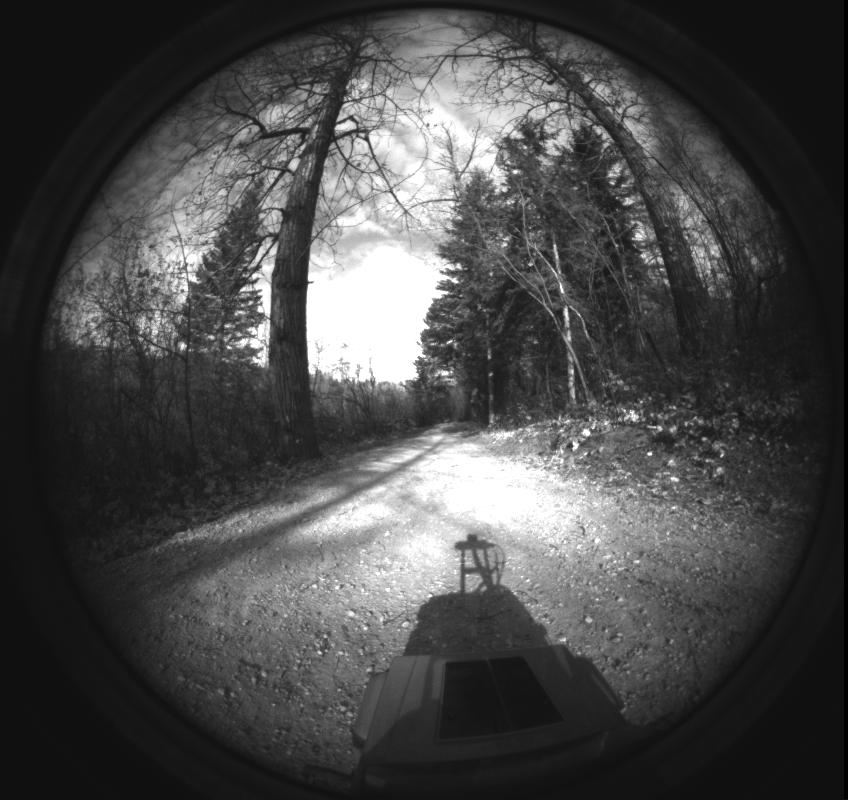
#> input picture LB/1990_image.jpg, 848 x 800 px
$ python mask_demo.py 1990_image.jpg
#> lines starting #> are read from the running program, lines starting #| are printed output that depends on the picture; after the words box and inside, x2 and y2 are one past the last pixel; in counts of white or black regions, pixels touching at a corner belong together
import cv2 as cv
import numpy as np
import sys, os

def mask(filename):
    # Mask with circle
#> called with filename = '1990_image.jpg'
    im = cv.imread(filename)
#> im is the input picture: shape (800, 848, 3); min 0, max 255, mean 73.6
    height,width,depth = im.shape
#> height = 800; width = 848; depth = 3
    print (height,width,depth)
#| 800 848 3
    cv.imshow("image", im)
    gray = cv.cvtColor(im,cv.COLOR_RGB2GRAY)
    height,width = gray.shape
    print (height,width,depth)
#| 800 848 3
    cv.imshow("gray", gray)
    cv.waitKey(0)
    clahe = cv.createCLAHE(clipLimit=2.0, tileGridSize=(8,8))
    cli = clahe.apply(gray)
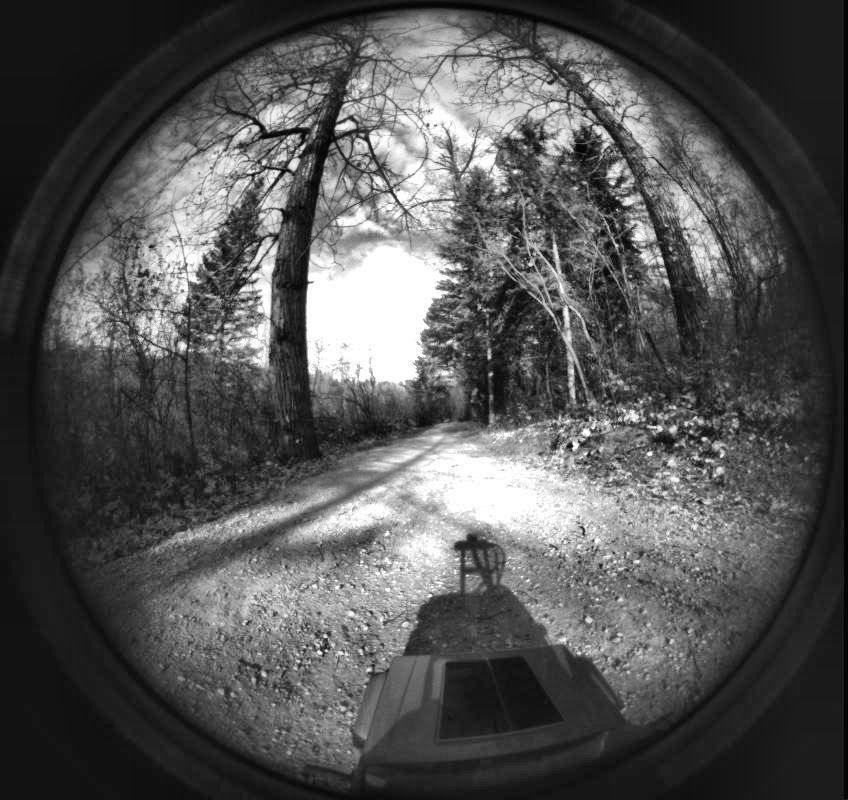
#> cli: shape (800, 848); min 0, max 255, mean 84.6
    cv.imshow("gray", gray)
    cv.imshow("cli", cli)
    cv.waitKey(0)
    im2 = cv.cvtColor(cli,cv.COLOR_GRAY2RGB)
    circle_img = np.zeros((height,width), np.uint8)
    cv.circle(circle_img,(int(width/2),int(height/2)),int(height/2),1,-1)
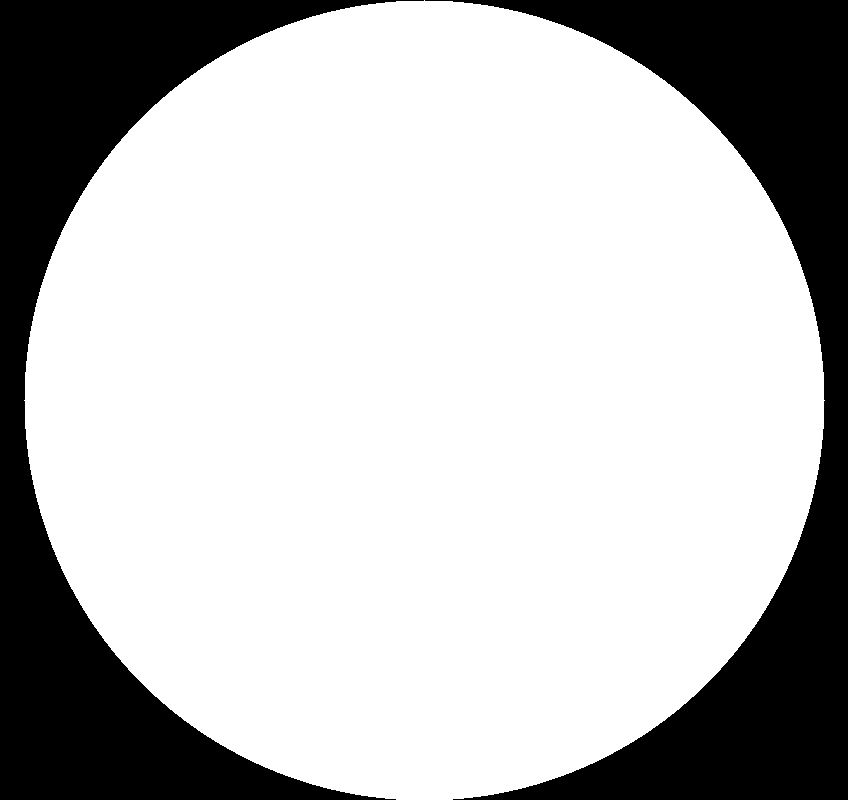
#> circle_img: shape (800, 848); values 0 (black) and 1 (white), 74.1% white; 2 black regions, box (x1, y1, x2, y2) and area: (0, 0, 424, 800) 88288, (425, 0, 848, 800) 87488
    masked_img = cv.bitwise_and(im2, im2, mask=circle_img)
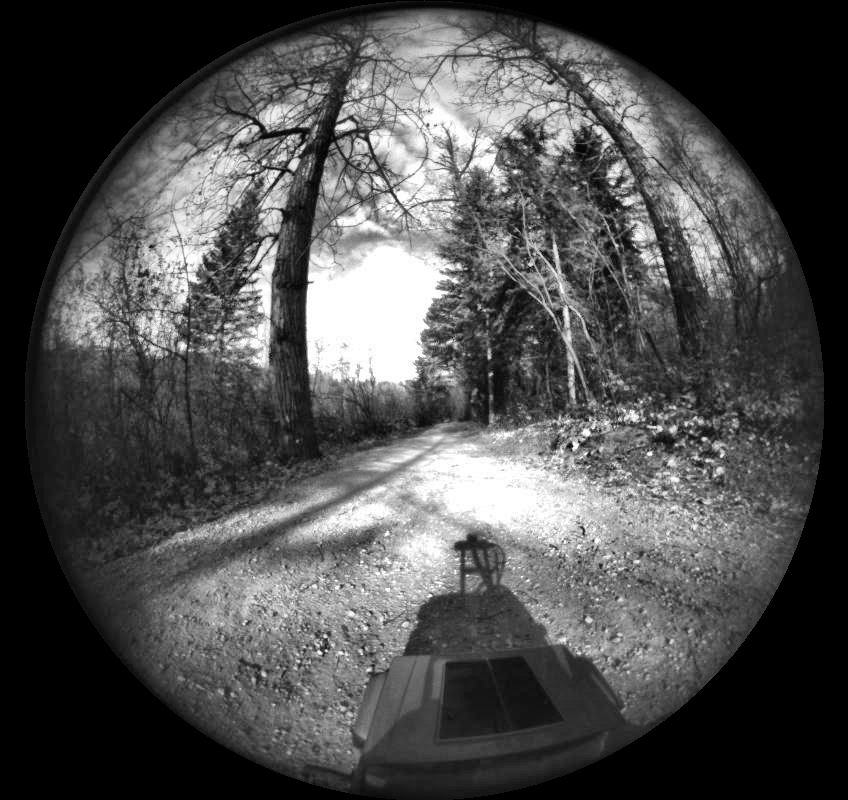
#> masked_img: shape (800, 848, 3); min 0, max 255, mean 78.2


    # mask off an additional rectangle
    mask = np.zeros((height,width), np.uint8)
    mask[:,:] = 1
    clip = int(height * .75)
#> clip = 600
    cv.rectangle(mask,(350,clip),(650,height),(0,0,0),-1)
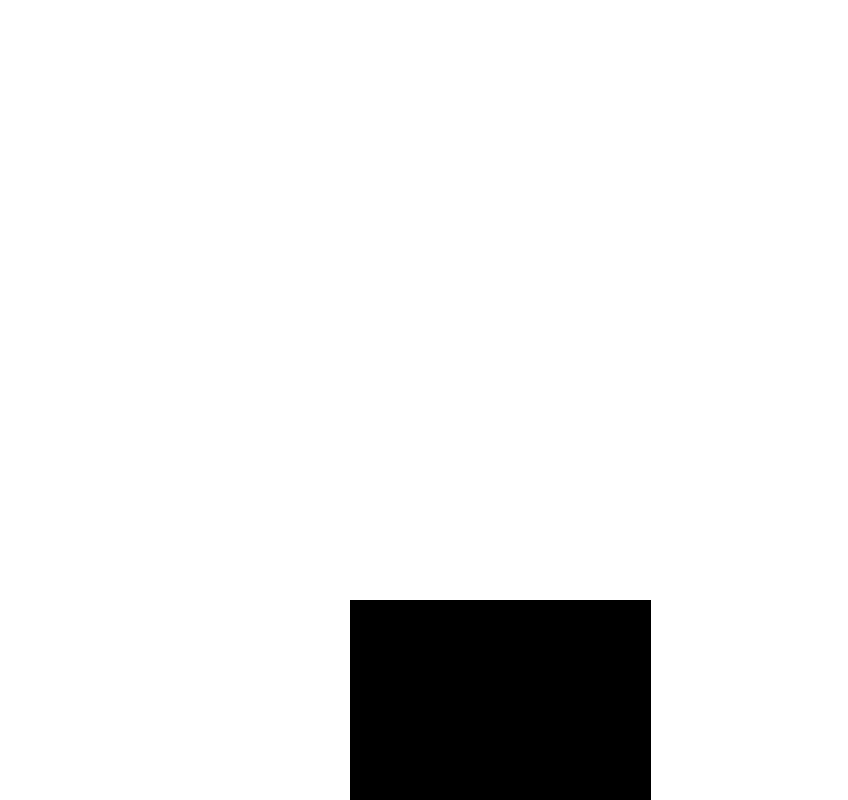
#> mask: shape (800, 848); values 0 (black) and 1 (white), 91.1% white; 1 black region, box (x1, y1, x2, y2) and area: (350, 600, 651, 800) 60200
    masked_img2 = cv.bitwise_and(masked_img,masked_img,mask = mask)
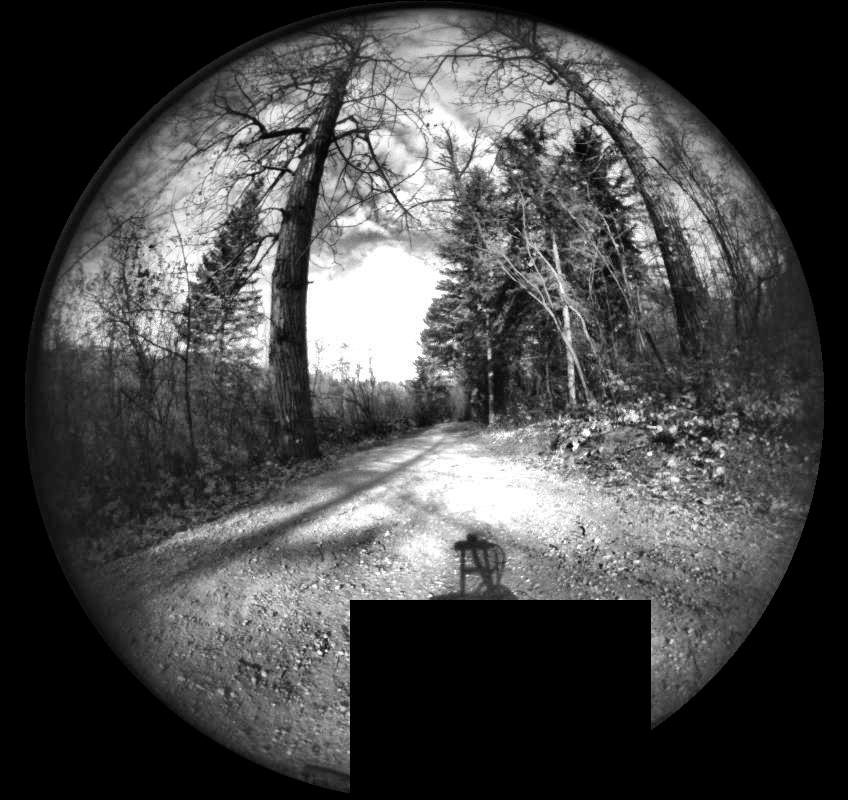
#> masked_img2: shape (800, 848, 3); min 0, max 255, mean 72.5
    cv.imshow("masked2", masked_img2)
    cv.waitKey(0)

if __name__ == '__main__':
    # to run: python3 mask_demo.py <FILENAME>
    mask(sys.argv[1])
